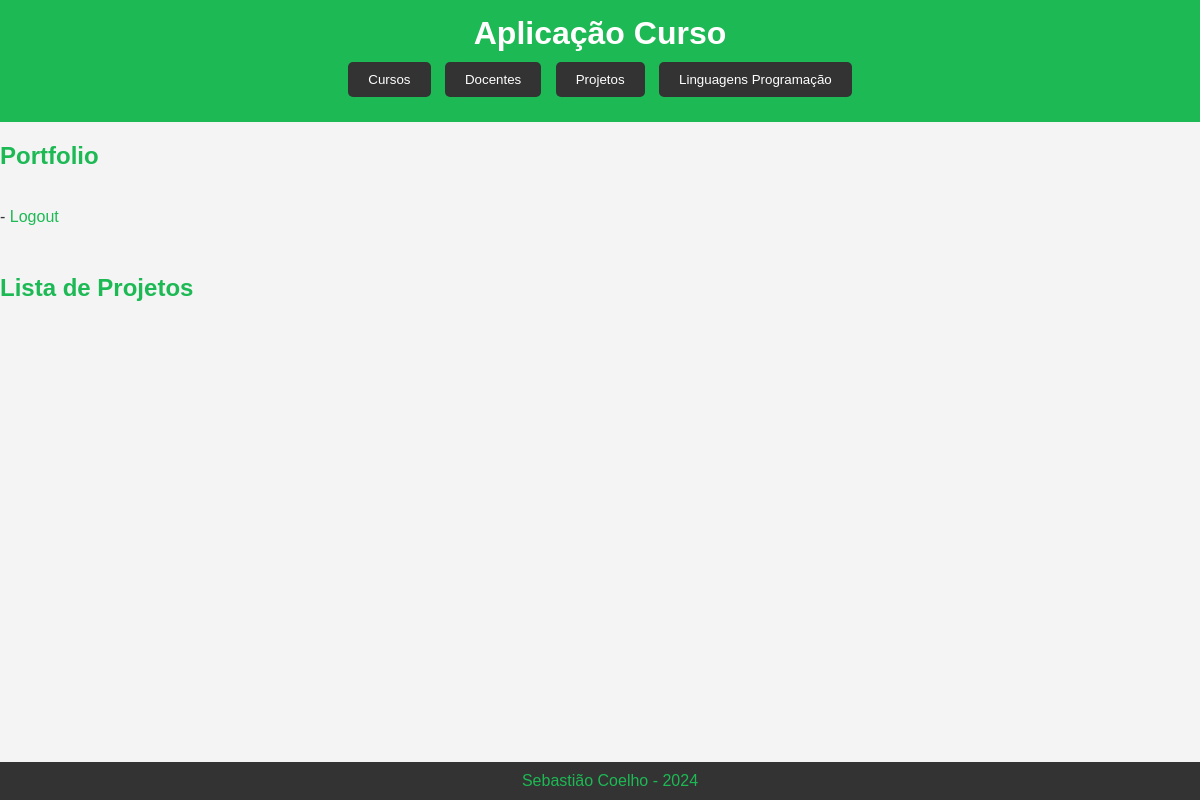
The page /curso/projetos/ (signed in) on the database as committed earlier.
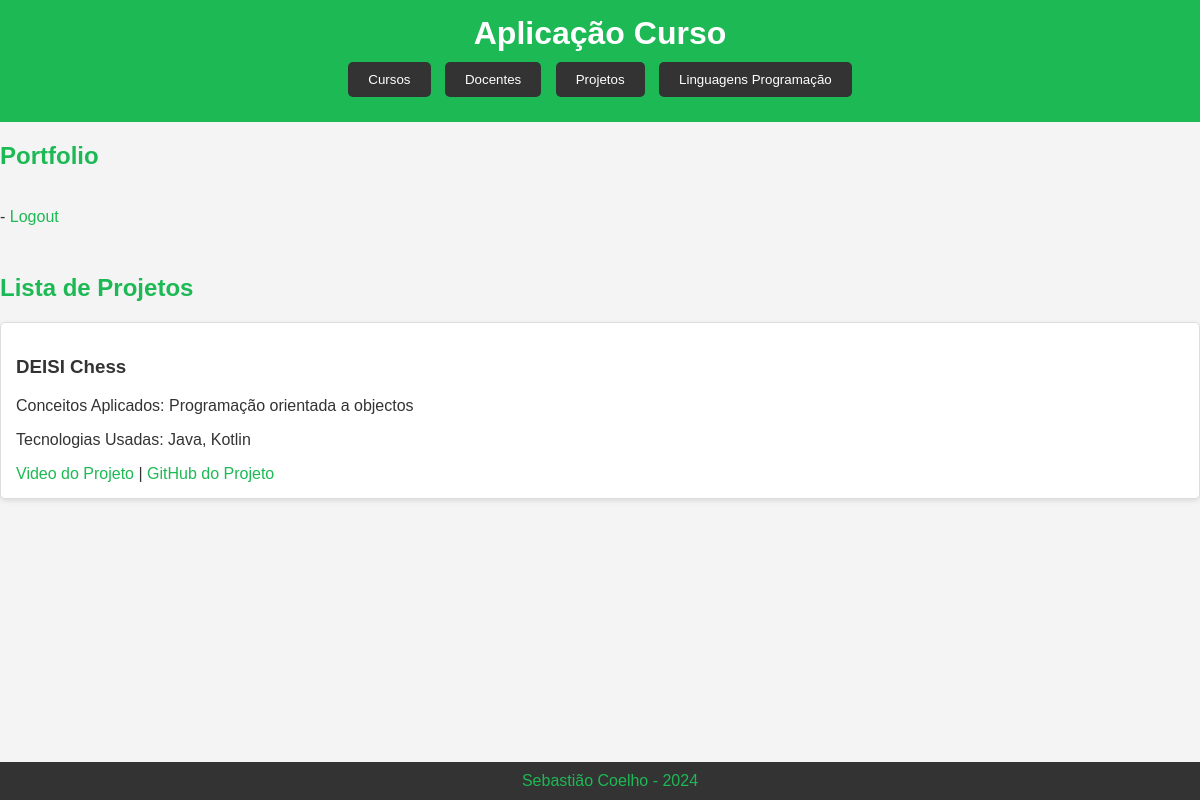
The same page on the database as committed later.
### curso/models.py (models this page shows, shortened)
class Projeto(models.Model):
    descricao = models.CharField(max_length=500)
    conceitos_aplicados = models.CharField(max_length=500)
    tecnologias_usadas = models.CharField(max_length=500)
    imagem = models.ImageField()
    video_link = models.URLField()
    github_link = models.URLField()
    disciplina = models.OneToOneField(Disciplina, on_delete=models.CASCADE)

### curso/views.py (the view)
# urls.py: path('projetos/', views.projetos_view, name='projetos'),
def projetos_view(request):
    projetos = Projeto.objects.all()
    context = {
        'projetos': projetos
    }
    return render(request, 'curso/projetos.html', context)

### curso/templates/curso/projetos.html
{% extends 'curso/layout.html' %}
{% block content %}
    <h2>Lista de Projetos</h2>
    <ul>
        {% for projeto in projetos %}
            <li>
                <h3>{{ projeto.descricao }}</h3>
                <p>Conceitos Aplicados: {{ projeto.conceitos_aplicados }}</p>
                <p>Tecnologias Usadas: {{ projeto.tecnologias_usadas }}</p>
                <a href="{{ projeto.video_link }}">Video do Projeto</a> |
                <a href="{{ projeto.github_link }}">GitHub do Projeto</a>
            </li>
        {% endfor %}
    </ul>
{% endblock %}

Rows that differ between the two databases and show on the page:
added Projeto: descricao "DEISI Chess", conceitos_aplicados "Programação orientada a objectos", tecnologias_usadas "Java, Kotlin"
